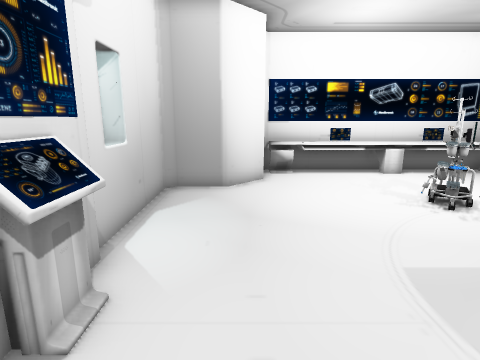
view 1 (above)

12 first-person views from a walk through a Unity game level. The camera is 1.4 m above the floor, tilts 12° down and sees 80° across. The floor is counted in squares, 0.5 m on a side. Each view is taken from the middle of a square. On the plan, view 1 faces up. The plan holds only what a view shows up to about 20 squares ahead; the rest is blank. The place goes on beyond the plan. Some animated figures are not drawn.

view 2
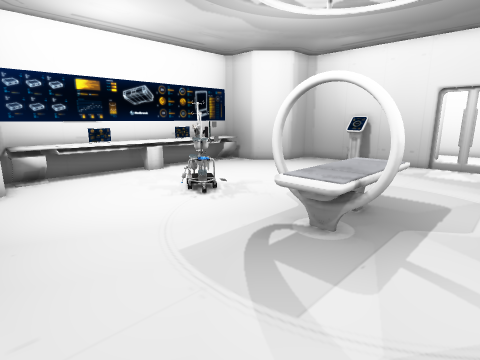

view 3
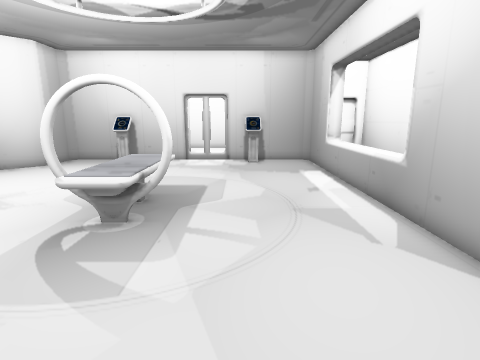

view 4
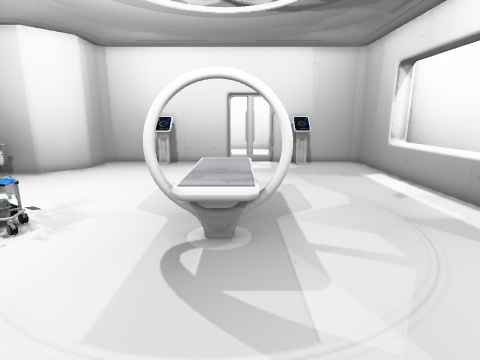

view 5
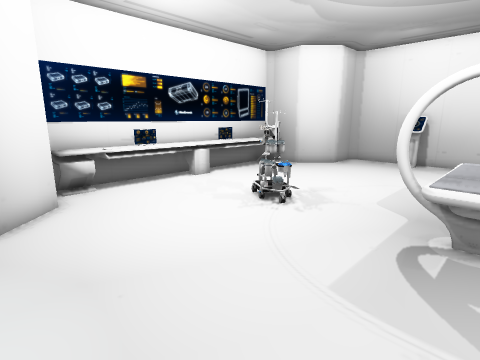

view 6
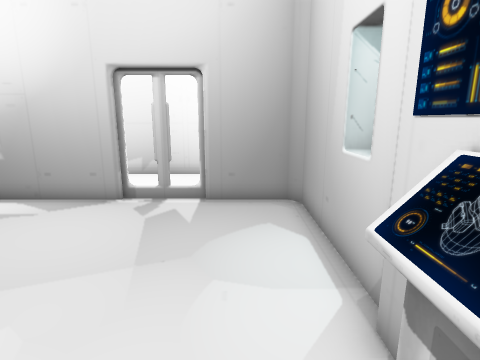

view 7
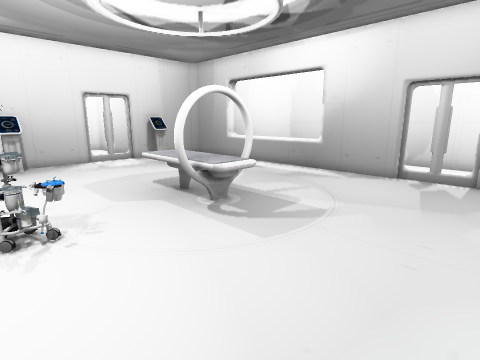

view 8
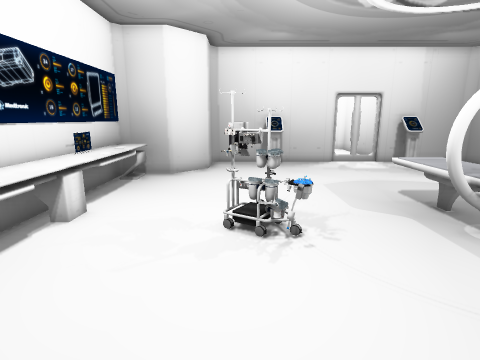

view 9
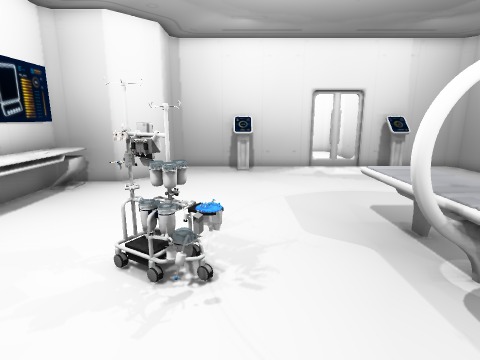

view 10
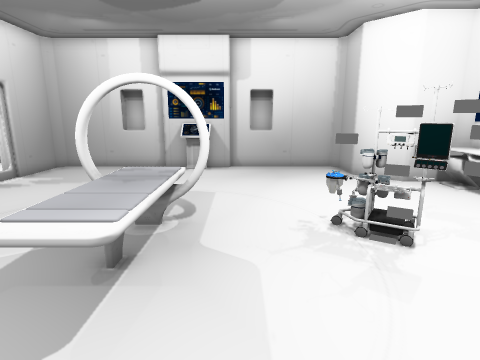

view 11
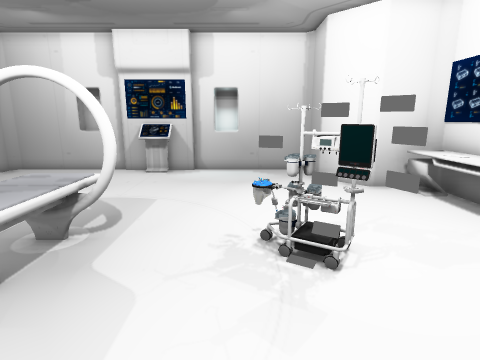

view 12
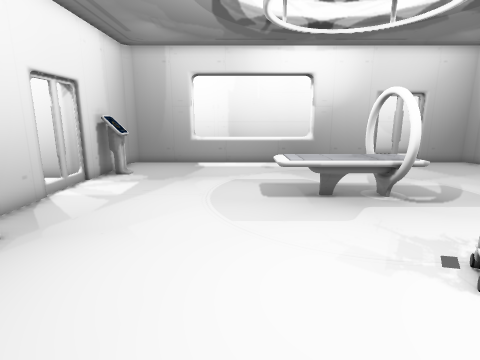

### Floor plan
Key: @ floor where view 1 was taken; # wall or solid block; x gap in a wall; . main floor; : floor 0.25 m higher than the main floor; = window, fence, low wall or low ledge; ^ raised ledge; O other object.
Columns run from 4 left of view 1 to 21 right of it. Each row starts with its distance up from view 1.
 16      #^^^^^^^^^^^^^#
 15      #^^^^^^^^^^^^^#
 14      #.............#
 13     ##.............##
 12  ####...............####
 11  #..........##.........#
 10  #.........##O.........#
  9  #........=O=..........#
  8 ##........==..........^^
  7 #=....................##
  6 ##.....................#
  5  #........OO...........#
  4  ^^......OOOOOOO.......#
  3  ^^......OOOOOOO.......#
  2  #........OO...........x
  1 ##.....................##
  0 #=..@..................###
 -1 ##....................^^
 -2  #.....................#
 -3  #.....................#
 -4  #.....................#
 -5  ####:xx####^^^^^^^^####
 -6             .......#

Positions as (right, up) in squares from view 1, and headings:
1: (0, 0), facing up
2: (0, 0), facing up-right
3: (-1, 0), facing right
4: (0, 3), facing right
5: (-1, 3), facing up-right
6: (-1, 5), facing down
7: (-1, 10), facing down-right
8: (0, 10), facing right
9: (2, 8), facing right
10: (14, 6), facing left
11: (13, 8), facing left
12: (12, 14), facing down
